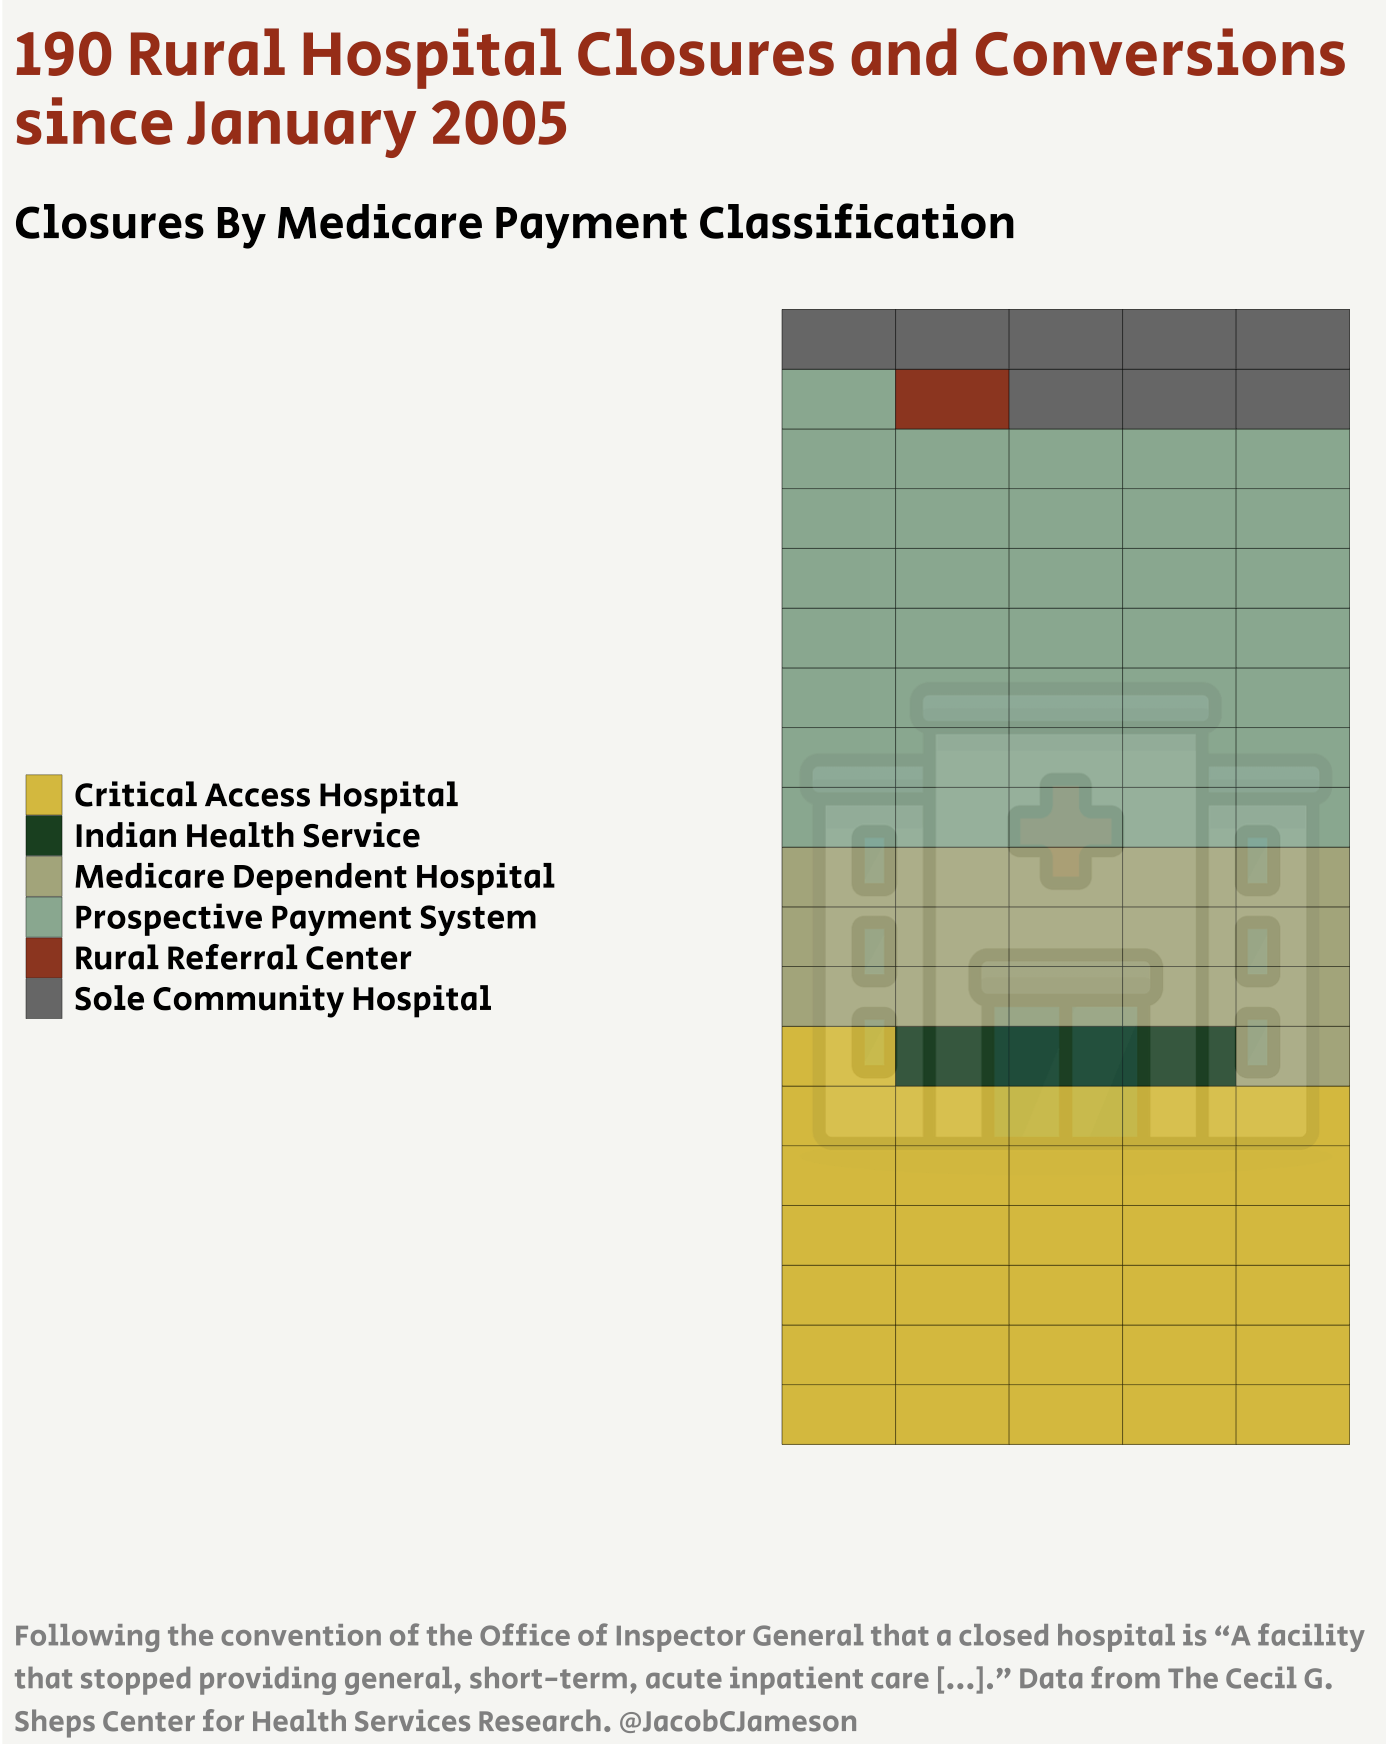

R code for this plot:
# ------------------------------------------------------------------------
# DAY 1 #30DayChartChallenge
# AUTHOR: Jacob Jameson
# THEME: "Part to Whole"
# ------------------------------------------------------------------------

# load packages ----------------------------------------------------------
rm(list = ls())

libs <- c("tidyverse", 'png', 'patchwork', 'grid',
          "ggtext", "showtext", 'ggpubr')

installed_libs <- libs %in% rownames (installed.packages ())

if (any (installed_libs == F)) {
  install.packages (libs[!installed_libs])
}

invisible(lapply (libs, library, character.only = T))

font_add_google("Secular One")
showtext_auto()


# load dataset ------------------------------------------------------------

closures <- readxl::read_excel('data/Closures-Database-for-Web.xlsx')

# wrangle data ------------------------------------------------------------

closures <- closures %>%
  arrange(`Medicare Payment`)

coord_x <- c()
for (i in 1:38){
  coord_x <- c(coord_x, seq(1:5))
}

coord_y <- c()
for (i in 1:19){
  coord_y <- c(coord_y, rep.int(i, 10))
}


closures$coord_x <- coord_x
closures$coord_y <- coord_y

closures <- closures %>%
  mutate(long.label = case_when(
    `Medicare Payment` == 'CAH' ~ 'Critical Access Hospital',
    `Medicare Payment` == 'IHS' ~ 'Indian Health Service',
    `Medicare Payment` == 'MDH' ~ 'Medicare Dependent Hospital',
    `Medicare Payment` == 'PPS' ~ 'Prospective Payment System',
    `Medicare Payment` == 'RRC' ~ 'Rural Referral Center',
    `Medicare Payment` == 'SCH' ~ 'Sole Community Hospital',
    TRUE ~ 'Medicare Dependent Hospital'
))


background <- png::readPNG("data/hosp.png")
w <- matrix(rgb(background[,,1],background[,,2],
                background[,,3], background[,,4] * 0.1),
            nrow=dim(background)[1]) 

# theme --------------------------------------------------------------------

theme_set(theme_minimal(base_family = "Secular One"))

theme_update(
  axis.title = element_blank(),
  axis.text = element_blank(),
  axis.text.x = element_blank(),
  axis.text.y = element_blank(),
  axis.ticks = element_blank(),
  axis.ticks.length.x = unit(1.3, "lines"),
  axis.ticks.length.y = unit(.1, "lines"),
  panel.grid = element_blank(),
  legend.position = 'left',
  plot.background = element_rect(fill = "#f5f5f2", color = NA), 
  legend.text = element_text(size = 16),
  plot.title = element_text(
    color = "#A32004", 
    size = 30, 
    face = "bold",
  ),
  plot.subtitle = element_text(
    color = "black", 
    size = 22,
    lineheight = 1.35,
    margin = margin(t = 15)
  ),
  plot.title.position = "plot",
  plot.caption.position = "plot",
  plot.caption = element_text(
    color = "grey50", 
    size = 14,
    lineheight = 1.2, 
    hjust = 0,
    margin = margin(t = 40) 
  ))


# plot --------------------------------------------------------------------

ggplot(closures, 
       aes(x = coord_x, 
           y = coord_y, 
           fill = long.label)) +
  geom_tile(colour="black", width=1, height=1) +
  coord_fixed() + 
  theme(aspect.ratio = 2/1) + 
  scale_fill_manual(values = c("#D8B70A" ,"#02401B", "#A2A475", 
                               "#81A88D", "#972D15", 'grey40')) +
  labs(caption= str_wrap("Following the convention of the Office of Inspector 
                         General that a closed hospital is “A facility that 
                         stopped providing general, short-term, acute 
                         inpatient care [...].” Data from The Cecil G. 
                         Sheps Center for Health Services Research. @JacobCJameson", 100),
       title="\n190 Rural Hospital Closures and Conversions \nsince January 2005",
       subtitle = 'Closures By Medicare Payment Classification' ,fill="") +
  annotation_custom(xmin=-Inf, ymin=-Inf, xmax=Inf, ymax=Inf, rasterGrob(w)) 
